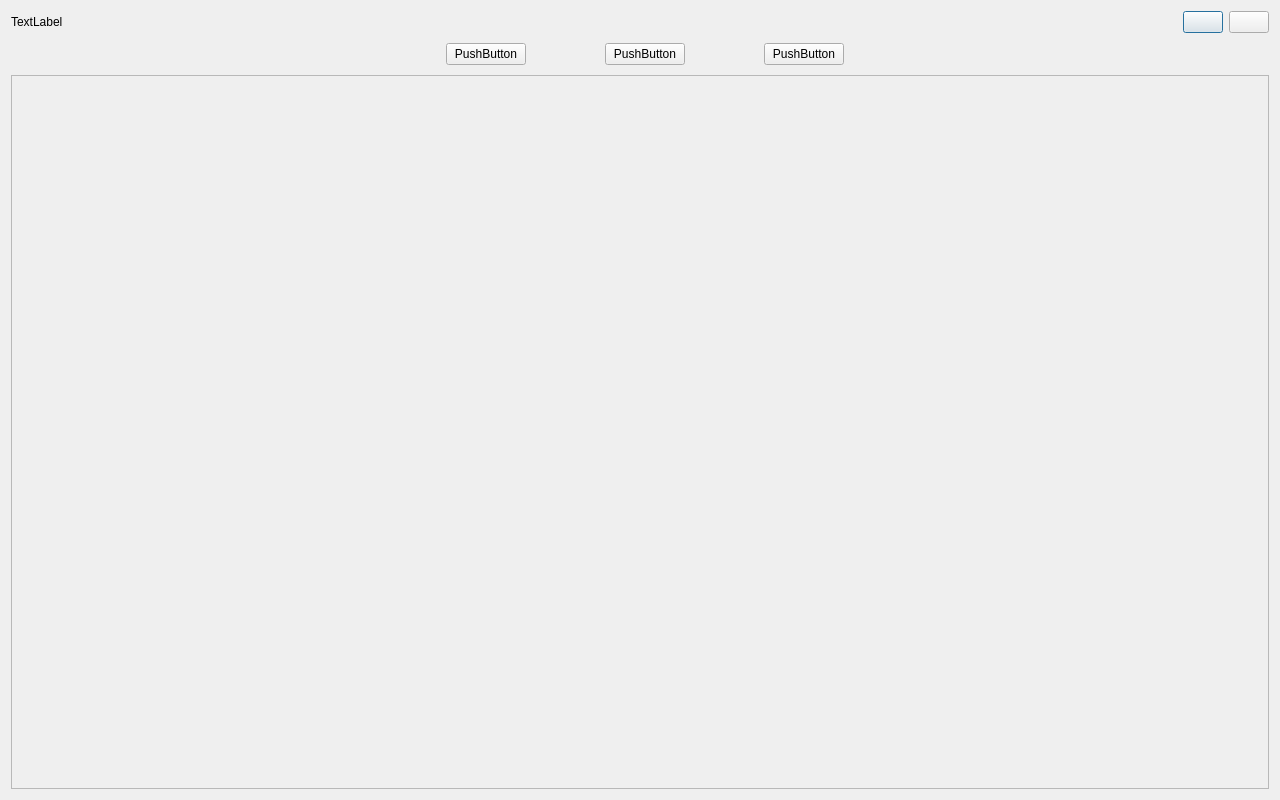
<?xml version="1.0" encoding="UTF-8"?>
<ui version="4.0">
 <class>MainWindow</class>
 <widget class="QDialog" name="MainWindow">
  <property name="geometry">
   <rect>
    <x>0</x>
    <y>0</y>
    <width>1280</width>
    <height>800</height>
   </rect>
  </property>
  <property name="windowTitle">
   <string>MainWindow</string>
  </property>
  <layout class="QVBoxLayout" name="verticalLayout">
   <item>
    <layout class="QHBoxLayout" name="horizontalLayout_2">
     <item>
      <widget class="QLabel" name="labelWindowTitle">
       <property name="text">
        <string>TextLabel</string>
       </property>
      </widget>
     </item>
     <item>
      <spacer name="horizontalSpacer_5">
       <property name="orientation">
        <enum>Qt::Horizontal</enum>
       </property>
       <property name="sizeHint" stdset="0">
        <size>
         <width>40</width>
         <height>20</height>
        </size>
       </property>
      </spacer>
     </item>
     <item>
      <widget class="QPushButton" name="btMinimize">
       <property name="sizePolicy">
        <sizepolicy hsizetype="Minimum" vsizetype="Fixed">
         <horstretch>0</horstretch>
         <verstretch>0</verstretch>
        </sizepolicy>
       </property>
       <property name="text">
        <string/>
       </property>
      </widget>
     </item>
     <item>
      <widget class="QPushButton" name="btClose">
       <property name="text">
        <string/>
       </property>
       <property name="iconSize">
        <size>
         <width>12</width>
         <height>12</height>
        </size>
       </property>
      </widget>
     </item>
    </layout>
   </item>
   <item>
    <layout class="QHBoxLayout" name="horizontalLayout">
     <property name="leftMargin">
      <number>20</number>
     </property>
     <property name="topMargin">
      <number>4</number>
     </property>
     <property name="rightMargin">
      <number>10</number>
     </property>
     <property name="bottomMargin">
      <number>4</number>
     </property>
     <item>
      <spacer name="horizontalSpacer">
       <property name="orientation">
        <enum>Qt::Horizontal</enum>
       </property>
       <property name="sizeHint" stdset="0">
        <size>
         <width>415</width>
         <height>20</height>
        </size>
       </property>
      </spacer>
     </item>
     <item>
      <widget class="QPushButton" name="btUploadTemplate">
       <property name="text">
        <string>PushButton</string>
       </property>
      </widget>
     </item>
     <item>
      <spacer name="horizontalSpacer_3">
       <property name="orientation">
        <enum>Qt::Horizontal</enum>
       </property>
       <property name="sizeHint" stdset="0">
        <size>
         <width>40</width>
         <height>20</height>
        </size>
       </property>
      </spacer>
     </item>
     <item>
      <widget class="QPushButton" name="btUploadPaper">
       <property name="text">
        <string>PushButton</string>
       </property>
      </widget>
     </item>
     <item>
      <spacer name="horizontalSpacer_4">
       <property name="orientation">
        <enum>Qt::Horizontal</enum>
       </property>
       <property name="sizeHint" stdset="0">
        <size>
         <width>40</width>
         <height>20</height>
        </size>
       </property>
      </spacer>
     </item>
     <item>
      <widget class="QPushButton" name="btUploadComplete">
       <property name="text">
        <string>PushButton</string>
       </property>
      </widget>
     </item>
     <item>
      <spacer name="horizontalSpacer_2">
       <property name="orientation">
        <enum>Qt::Horizontal</enum>
       </property>
       <property name="sizeHint" stdset="0">
        <size>
         <width>415</width>
         <height>20</height>
        </size>
       </property>
      </spacer>
     </item>
    </layout>
   </item>
   <item>
    <widget class="QScrollArea" name="scrollArea">
     <property name="widgetResizable">
      <bool>true</bool>
     </property>
     <widget class="QWidget" name="scrollAreaWidgetContents">
      <property name="geometry">
       <rect>
        <x>0</x>
        <y>0</y>
        <width>1260</width>
        <height>712</height>
       </rect>
      </property>
     </widget>
    </widget>
   </item>
  </layout>
 </widget>
 <layoutdefault spacing="6" margin="11"/>
 <resources/>
 <connections/>
</ui>
